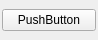
<?xml version="1.0" encoding="UTF-8"?>
<ui version="4.0">
 <class>QDialogButton</class>
 <widget class="QWidget" name="QDialogButton">
  <property name="geometry">
   <rect>
    <x>0</x>
    <y>0</y>
    <width>98</width>
    <height>40</height>
   </rect>
  </property>
  <property name="windowTitle">
   <string>Form</string>
  </property>
  <layout class="QHBoxLayout" name="horizontalLayout">
   <property name="leftMargin">
    <number>2</number>
   </property>
   <property name="topMargin">
    <number>2</number>
   </property>
   <property name="rightMargin">
    <number>2</number>
   </property>
   <property name="bottomMargin">
    <number>2</number>
   </property>
   <item>
    <widget class="QPushButton" name="m_pushButton">
     <property name="text">
      <string>PushButton</string>
     </property>
    </widget>
   </item>
  </layout>
 </widget>
 <resources/>
 <connections/>
</ui>
